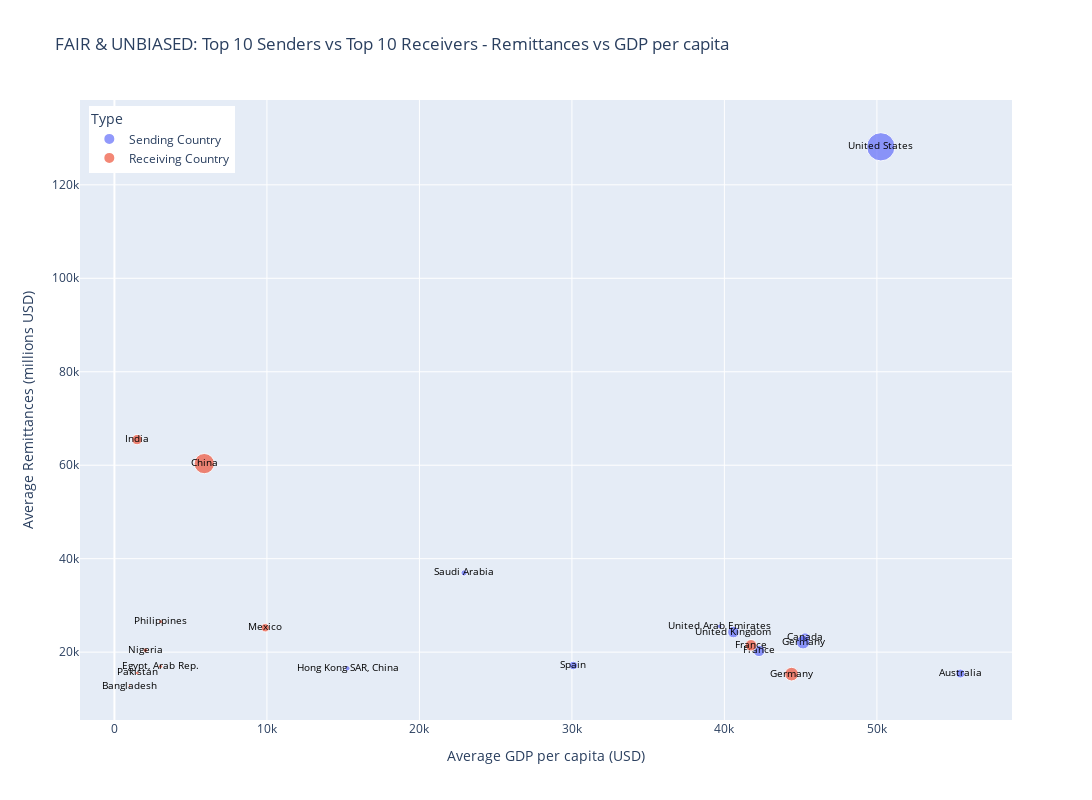

The notebook cell this image was saved under:
### Code cell
# 📊 FAIR VISUALIZATIONS - No More Bias!
print("📊 FAIR VISUALIZATIONS - No More Bias!")
print("="*50)

# Create the fair interactive comparison plot
if len(fair_sender_analysis) > 0 and len(fair_receiver_analysis) > 0:
    # Combine data for comparison
    fair_sender_analysis['Type'] = 'Sending Country'
    fair_receiver_analysis['Type'] = 'Receiving Country'
    
    fair_combined_data = pd.concat([
        fair_sender_analysis[['Country', 'Year', 'Total_Remittances', 'GDP', 'GDP_per_capita', 'Type']],
        fair_receiver_analysis[['Country', 'Year', 'Total_Remittances', 'GDP', 'GDP_per_capita', 'Type']]
    ])
    
    # Create averaged data for better country identification
    fair_combined_avg = fair_combined_data.groupby(['Country', 'Type']).agg({
        'Total_Remittances': 'mean',
        'GDP': 'mean',
        'GDP_per_capita': 'mean'
    }).reset_index()
    
    # Interactive scatter plot with country names clearly visible
    fig_fair = px.scatter(fair_combined_avg, 
                         x='GDP_per_capita', 
                         y='Total_Remittances',
                         color='Type',
                         size='GDP',
                         text='Country',  # Show country names on the plot
                         hover_data=['GDP'],
                         title='FAIR & UNBIASED: Top 10 Senders vs Top 10 Receivers - Remittances vs GDP per capita',
                         labels={'Total_Remittances': 'Average Remittances (millions USD)',
                                'GDP_per_capita': 'Average GDP per capita (USD)',
                                'GDP': 'Average GDP (USD)'})
    
    # Update text position and formatting
    fig_fair.update_traces(textposition="middle center", 
                          textfont_size=10,
                          textfont_color="black")
    
    # Update layout for better readability
    fig_fair.update_layout(
        width=1200,
        height=800,
        font=dict(size=12),
        showlegend=True,
        legend=dict(
            yanchor="top",
            y=0.99,
            xanchor="left",
            x=0.01
        )
    )
    
    fig_fair.show()
    
    # Print summary of countries in each category
    print(f"\n📊 FAIR ANALYSIS INCLUDES:")
    print(f"\n🔴 TOP 10 SENDING COUNTRIES ({len(fair_combined_avg[fair_combined_avg['Type'] == 'Sending Country'])}):")
    sender_countries_in_plot = fair_combined_avg[fair_combined_avg['Type'] == 'Sending Country'].sort_values('Total_Remittances', ascending=False)
    for i, (_, row) in enumerate(sender_countries_in_plot.iterrows(), 1):
        print(f"  {i:2d}. {row['Country']}: ${row['Total_Remittances']:.0f}M remittances, ${row['GDP_per_capita']:,.0f} GDP/capita")
    
    print(f"\n🔵 TOP 10 RECEIVING COUNTRIES ({len(fair_combined_avg[fair_combined_avg['Type'] == 'Receiving Country'])}):")
    receiver_countries_in_plot = fair_combined_avg[fair_combined_avg['Type'] == 'Receiving Country'].sort_values('Total_Remittances', ascending=False)
    for i, (_, row) in enumerate(receiver_countries_in_plot.iterrows(), 1):
        print(f"  {i:2d}. {row['Country']}: ${row['Total_Remittances']:.0f}M remittances, ${row['GDP_per_capita']:,.0f} GDP/capita")
    
    # Show overlapping countries
    overlap_countries = set(sender_countries_in_plot['Country']) & set(receiver_countries_in_plot['Country'])
    if overlap_countries:
        print(f"\n🔄 COUNTRIES THAT ARE BOTH TOP SENDERS AND RECEIVERS:")
        for country in sorted(overlap_countries):
            sender_row = sender_countries_in_plot[sender_countries_in_plot['Country'] == country].iloc[0]
            receiver_row = receiver_countries_in_plot[receiver_countries_in_plot['Country'] == country].iloc[0]
            net_flow = sender_row['Total_Remittances'] - receiver_row['Total_Remittances']
            print(f"  • {country}:")
            print(f"    Sends: ${sender_row['Total_Remittances']:.0f}M, Receives: ${receiver_row['Total_Remittances']:.0f}M")
            print(f"    Net: {'SENDER' if net_flow > 0 else 'RECEIVER'} (${abs(net_flow):.0f}M)")

print(f"\n✅ FAIR ANALYSIS COMPLETE!")
print(f"🎯 Key improvements:")
print(f"   • No manual filtering based on assumptions")
print(f"   • Uses actual top 10 from the data")
print(f"   • Includes all major players (like Germany as both sender/receiver)")
print(f"   • Shows the complexity of global remittance flows")
print(f"   • Data-driven, not assumption-driven")

### Figure 1 — Plotly figure (JSON) as saved in the notebook; plotly's stock layout.template omitted (floating-point values rounded to 4 significant figures)
{"data": [{"customdata": [[1507000000000.0], [1719000000000.0], [2503000000000.0], [3426000000000.0], [488300000000.0], [733900000000.0], [1372000000000.0], [396500000000.0], [2527000000000.0], [15050000000000.0]], "hovertemplate": "Type=Sending Country<br>Average GDP per capita (USD)=%{x}<br>Average Remittances (millions USD)=%{y}<br>Average GDP (USD)=%{customdata[0]}<br>Country=%{text}<extra></extra>", "legendgroup": "Sending Country", "marker": {"color": "#636efa", "size": [1507000000000.0, 1719000000000.0, 2503000000000.0, 3426000000000.0, 488300000000.0, 733900000000.0, 1372000000000.0, 396500000000.0, 2527000000000.0, 15050000000000.0], "sizemode": "area", "sizeref": 37620000000.0, "symbol": "circle"}, "mode": "markers+text", "name": "Sending Country", "orientation": "v", "showlegend": true, "text": ["Australia", "Canada", "France", "Germany", "Hong Kong SAR, China", "Saudi Arabia", "Spain", "United Arab Emirates", "United Kingdom", "United States"], "textfont": {"color": "black", "size": 10}, "textposition": "middle center", "type": "scatter", "x": [55480.0, 45280.0, 42270.0, 45160.0, 15290.0, 22930.0, 30100.0, 39690.0, 40590.0, 50260.0], "xaxis": "x", "y": [15420.0, 23100.0, 20270.0, 22120.0, 16530.0, 36950.0, 17140.0, 25530.0, 24300.0, 128100.0], "yaxis": "y"}, {"customdata": [[148600000000.0], [7707000000000.0], [303000000000.0], [2486000000000.0], [3502000000000.0], [2012000000000.0], [1323000000000.0], [395300000000.0], [251500000000.0], [298900000000.0]], "hovertemplate": "Type=Receiving Country<br>Average GDP per capita (USD)=%{x}<br>Average Remittances (millions USD)=%{y}<br>Average GDP (USD)=%{customdata[0]}<br>Country=%{text}<extra></extra>", "legendgroup": "Receiving Country", "marker": {"color": "#EF553B", "size": [148600000000.0, 7707000000000.0, 303000000000.0, 2486000000000.0, 3502000000000.0, 2012000000000.0, 1323000000000.0, 395300000000.0, 251500000000.0, 298900000000.0], "sizemode": "area", "sizeref": 37620000000.0, "symbol": "circle"}, "mode": "markers+text", "name": "Receiving Country", "orientation": "v", "showlegend": true, "text": ["Bangladesh", "China", "Egypt, Arab Rep.", "France", "Germany", "India", "Mexico", "Nigeria", "Pakistan", "Philippines"], "textfont": {"color": "black", "size": 10}, "textposition": "middle center", "type": "scatter", "x": [995.5, 5892.0, 3024.0, 41740.0, 44410.0, 1484.0, 9890.0, 2033.0, 1504.0, 3037.0], "xaxis": "x", "y": [12750.0, 60350.0, 16920.0, 21470.0, 15290.0, 65480.0, 25220.0, 20410.0, 15540.0, 26530.0], "yaxis": "y"}], "layout": {"font": {"size": 12}, "height": 800, "legend": {"itemsizing": "constant", "title": {"text": "Type"}, "tracegroupgap": 0, "x": 0.01, "xanchor": "left", "y": 0.99, "yanchor": "top"}, "showlegend": true, "title": {"text": "FAIR & UNBIASED: Top 10 Senders vs Top 10 Receivers - Remittances vs GDP per capita"}, "width": 1200, "xaxis": {"anchor": "y", "domain": [0, 1], "title": {"text": "Average GDP per capita (USD)"}}, "yaxis": {"anchor": "x", "domain": [0, 1], "title": {"text": "Average Remittances (millions USD)"}}}}
